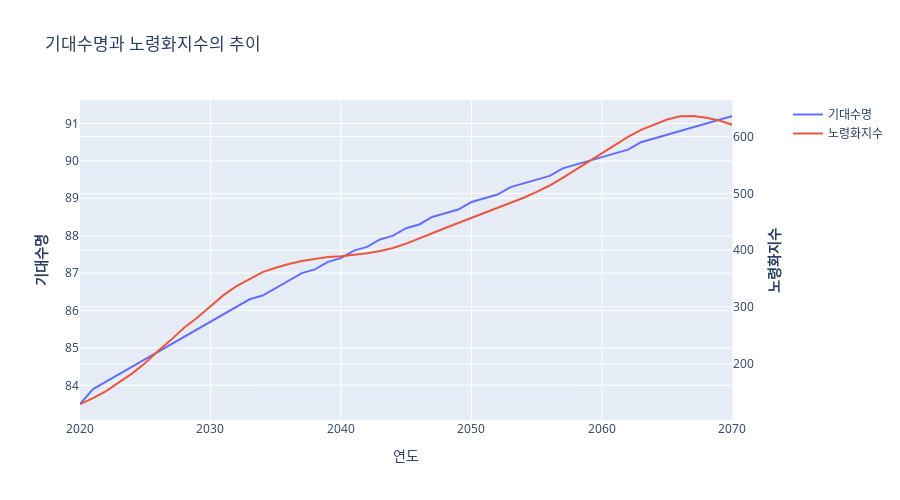

Source (notebook cell):
### Code cell
# 기대수명과 노령화지수 추이 시각화 하기
fig = make_subplots(specs=[[{"secondary_y": True}]])

fig.add_trace(
    go.Scatter(x=exlife_ai['연도'], y=exlife_ai['기대수명'], name="기대수명"),
    secondary_y=False,
)

fig.add_trace(
    go.Scatter(x=exlife_ai['연도'],y=exlife_ai['노령화지수'], name="노령화지수"),
    secondary_y=True,
)

fig.update_layout(
    title_text="기대수명과 노령화지수의 추이",
    width=900,
    height=500
)

fig.update_xaxes(title_text="연도")

fig.update_yaxes(title_text="<b>기대수명</b>", secondary_y=False)
fig.update_yaxes(title_text="<b>노령화지수</b>", secondary_y=True)

fig.show()

### Figure 1 — Plotly figure (JSON) as saved in the notebook; plotly's stock layout.template omitted (floating-point values rounded to 4 significant figures)
{"data": [{"name": "기대수명", "type": "scatter", "x": [2020, 2021, 2022, 2023, 2024, 2025, 2026, 2027, 2028, 2029, 2030, 2031, 2032, 2033, 2034, 2035, 2036, 2037, 2038, 2039, 2040, 2041, 2042, 2043, 2044, 2045, 2046, 2047, 2048, 2049, 2050, 2051, 2052, 2053, 2054, 2055, 2056, 2057, 2058, 2059, 2060, 2061, 2062, 2063, 2064, 2065, 2066, 2067, 2068, 2069, 2070], "xaxis": "x", "y": [83.5, 83.9, 84.1, 84.3, 84.5, 84.7, 84.9, 85.1, 85.3, 85.5, 85.7, 85.9, 86.1, 86.3, 86.4, 86.6, 86.8, 87, 87.1, 87.3, 87.4, 87.6, 87.7, 87.9, 88, 88.2, 88.3, 88.5, 88.6, 88.7, 88.9, 89, 89.1, 89.3, 89.4, 89.5, 89.6, 89.8, 89.9, 90, 90.1, 90.2, 90.3, 90.5, 90.6, 90.7, 90.8, 90.9, 91, 91.1, 91.2], "yaxis": "y"}, {"name": "노령화지수", "type": "scatter", "x": [2020, 2021, 2022, 2023, 2024, 2025, 2026, 2027, 2028, 2029, 2030, 2031, 2032, 2033, 2034, 2035, 2036, 2037, 2038, 2039, 2040, 2041, 2042, 2043, 2044, 2045, 2046, 2047, 2048, 2049, 2050, 2051, 2052, 2053, 2054, 2055, 2056, 2057, 2058, 2059, 2060, 2061, 2062, 2063, 2064, 2065, 2066, 2067, 2068, 2069, 2070], "xaxis": "x", "y": [129.3, 139.5, 152, 167.1, 183.2, 201.5, 223, 242.6, 263.9, 281.5, 301.6, 320.9, 336.6, 349.4, 361.4, 369.1, 375.8, 380.8, 384.8, 387.8, 389.5, 391.6, 394.5, 398.6, 403.9, 411.6, 420.2, 429.7, 439, 447.7, 456.2, 465.3, 474.1, 482.9, 492.3, 502.7, 513.8, 527.2, 541.5, 556, 570.6, 585.4, 599.2, 611.6, 621.5, 630, 635.6, 636.1, 633.2, 628.2, 620.6], "yaxis": "y2"}], "layout": {"height": 500, "title": {"text": "기대수명과 노령화지수의 추이"}, "width": 900, "xaxis": {"anchor": "y", "domain": [0, 0.94], "title": {"text": "연도"}}, "yaxis": {"anchor": "x", "domain": [0, 1], "title": {"text": "<b>기대수명</b>"}}, "yaxis2": {"anchor": "x", "overlaying": "y", "side": "right", "title": {"text": "<b>노령화지수</b>"}}}}
